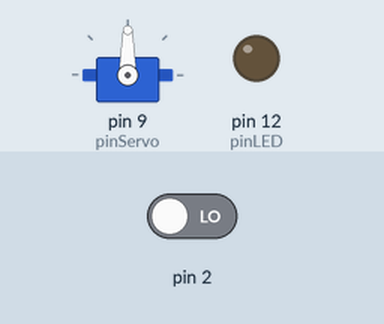
Recording of a sketch running on a simulated Arduino Uno, built with avr-gcc and run on an emulated ATmega328P. On the bench: servo, output pins drawn as LEDs (lit = HIGH). The test bench sets the inputs (shaded band); at power-on: pin 2 LOW.

Above: at 0.1 s.
At 9.2 s:
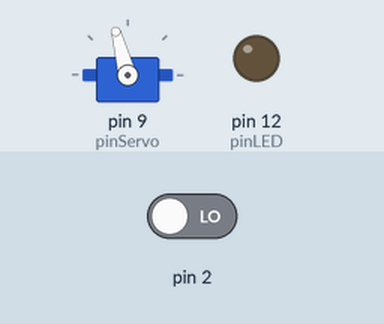
9.3 s: pin 2 driven HIGH
At 21.0 s:
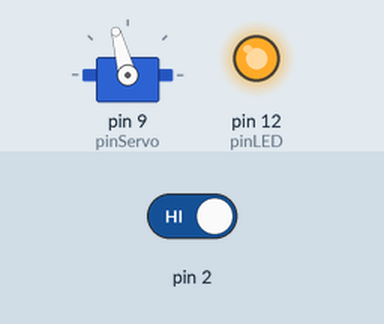
Timing chart, 0 to 21.5 s (numbered marks = the images above; inputs shaded):
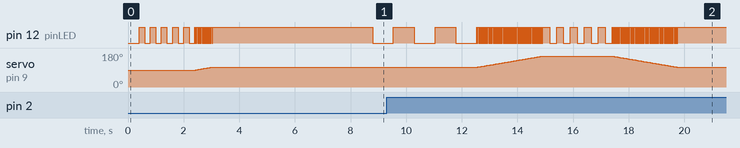

The sketch:

retournement_servo.ino
```cpp
/*################################################################
##  Script Arduino retournement couveuse Brinsea Octagon        ##
##################################################################
## ce script a pour objectif de controler un servomoteur pour   ##
## le retuornement automatique de la couveuse Brinsea Octagon.  ##
## L'appui sur le bouton d'interruption permet de passer du     ##
## mode retournement automatique au mode "pause" où la couveuse ##
## est en position horizontale pour une periode indéterminée.   ##
##                                                              ##
##################################################################
##  Développeur:  Henri DEWILDE                                 ##
##          h****.d******@gmail.com                             ##
##################################################################
##  Version 1  :    avril 2019                                  ##
################################################################*/


// Inclut la lib Servo pour manipuler le servomoteur
#include <Servo.h>

// Créer un objet Servo pour contrôler le servomoteur
Servo theServo;

// pins utilisés
int pinServo = 9;
int pinLED = 12;
//int pinInterrupt = 2;

// autres variables
int delayRotation = 20;
unsigned long delayBetweenRotation = 3600*3*1000; // délai entre les retournement (3h)
//unsigned long delayBetweenRotation = 20*1000; // délai entre les retournement (20 sec pour test)

int initServoPositionValue = 105;  // position initiale du servo désirée (position neutre : couveuse à plat)
int ServoPositionValue1 = initServoPositionValue + 58 ;
int ServoPositionValue2 = initServoPositionValue - 50 ;

volatile bool boolInterrupt = false;
volatile bool IsJustInterrupted = false;

// variable utiles à la fonction de debouncing
long debouncing_time = 500; //Debouncing Time in Milliseconds
volatile unsigned long last_micros;


// fonctions générales

void setup() {

  // Attache le servomoteur à la broche D9
  theServo.attach(pinServo,560,2000);

  pinMode(pinLED, OUTPUT);

  attachInterrupt(0, debounceInterrupt, RISING); // attache l'interruption externe n°0 à la fonction "interrupt0"

  blinkLED(5,200);  // on fait clognoter la LED pour signaler le lancement du programme

  initServoPosition(initServoPositionValue); // initialise la position du servomoteur vers la position neutre
  delayUntilInterrupt(5000);
}


void loop() {

  IsJustInterrupted = false;

  // cas interruption : on reste en position neutre
  if (boolInterrupt) {
    blinkLED(4,250);

    initServoPosition(initServoPositionValue);
    delayUntilInterrupt(delayBetweenRotation);
  }
  // cas fonctionnement normal : on change de position après un délai
  else {
    // On vérifie qu'il n'y a pas eu d'interruption
    if (IsJustInterrupted == false) {
      blinkLED(2,750);

      // Fait bouger le bras jusque la position +45°
      initServoPosition(ServoPositionValue1);
      delayUntilInterrupt(delayBetweenRotation);
    }

    // On vérifie qu'il n'y a pas eu d'interruption
    if (IsJustInterrupted == false) {
      blinkLED(2,750);

      // Fait bouger le bras jusque la position -45°
      initServoPosition(ServoPositionValue2);
      delayUntilInterrupt(delayBetweenRotation);
    }
  }
}


// déclaration des fonctions

// fonction pour modifier la position du servomoteur peu importe sa position initiale
void initServoPosition(int positionValue) {
  int initialValue = theServo.read();

  if (initialValue > positionValue) {
    for (int position = initialValue; position >= positionValue; position--) {
      theServo.write(position);

      delay(delayRotation);
      digitalWrite(pinLED, 0);
      delay(delayRotation);
      digitalWrite(pinLED, 1);
    }
  }
  else if (initialValue < positionValue) {
    for (int position = initialValue; position <= positionValue; position++) {
      theServo.write(position);

      delay(delayRotation);
      digitalWrite(pinLED, 0);
      delay(delayRotation);
      digitalWrite(pinLED, 1);
    }
  }
}


// fonction permettant d'éviter le rebond du bouton poussoir
void debounceInterrupt() {
  if((long)(micros() - last_micros) >= debouncing_time * 1000) {
    interrupt0();
    last_micros = micros();
  }
}


// fonction liée à l'interruption (appui du bouton) : on change l'état de booléen et on fait clignoter la LED
void interrupt0() {
  boolInterrupt = !boolInterrupt;
  IsJustInterrupted = true;
}

// fonction permettant de faire clignoter la LED n fois
void blinkLED(int n, int delayBlink){
  for (int i=0; i <=n; i++){
    delay(delayBlink);
    digitalWrite(pinLED, 0);
    delay(delayBlink);
    digitalWrite(pinLED, 1);
  }
}

// fonction permettant d'attendre jusqu'à la fin d'un délai donné, ou jusqu'à l'interruption
void delayUntilInterrupt(unsigned long delayToWait){
  unsigned long delayWaited = 0;

  while (delayWaited < delayToWait && !IsJustInterrupted) {
    delay(1000);
    delayWaited += 1000;
  }
}
```

Measured:
- by itself, servo on pin 9 (pinServo): rises from 105° to 163° in 2.3 s, then falls to 105° in 4.9 s
